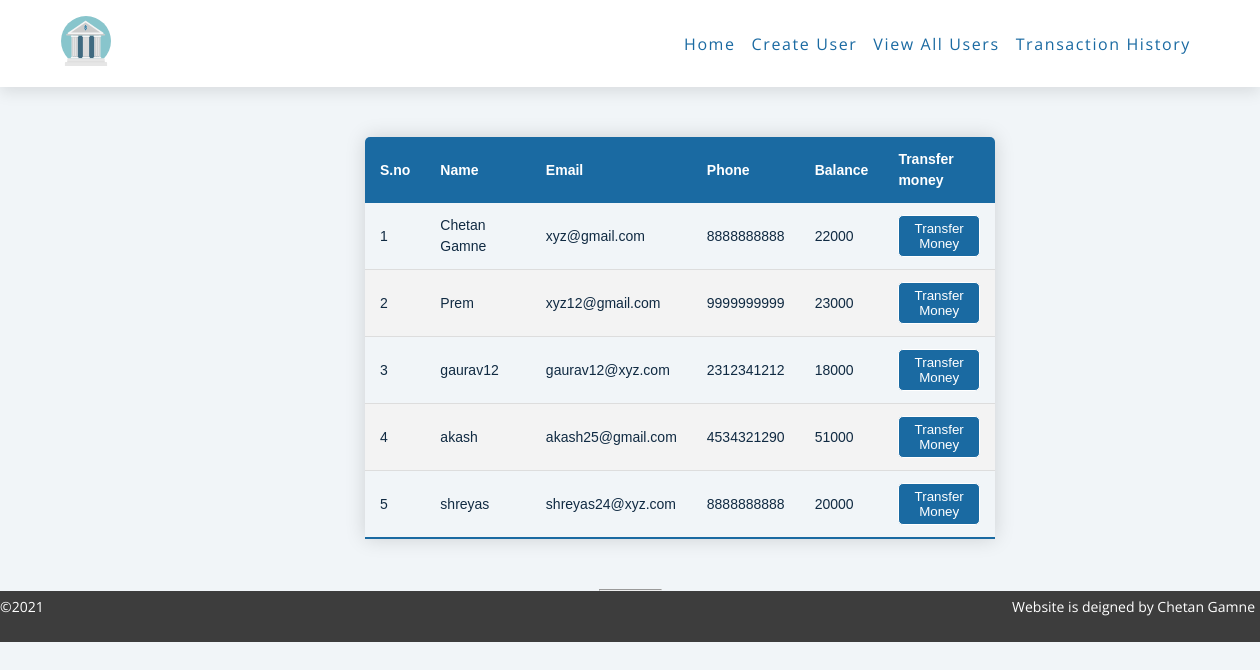
The page /users.php on the database its author committed.
### tables this page shows
CREATE TABLE `customers` (
  `sno` int(3) NOT NULL,
  `name` text NOT NULL,
  `email` varchar(22) NOT NULL,
  `phone` varchar(10) NOT NULL,
  `Balance` int(10) NOT NULL,
  `date` datetime NOT NULL DEFAULT current_timestamp()
);

### users.php (the view, shortened to what this page needs)
<!DOCTYPE html>
<html lang="en">
<head>
    <link rel="stylesheet" href="styles.css?v=<?php echo time(); ?>">
</head>
<body>
    <?php include 'navbar.php'; ?>
    <?php
    include 'config.php';
    $sql = "SELECT * FROM customers";
    $result=$conn->query($sql);
    ?>
    <div class="content">
        <table>
            <thead>
                <th>S.no</th>
                <th>Name</th>
                <th>Email</th>
                <th>Phone</th>
                <th>Balance</th>
                <th>Transfer money</th>
            </thead>
            <?php
            if($result !== false && $result->num_rows > 0)
            {
                while($row=$result->fetch_assoc()){
            ?>
            <tr>
                <td data-label= "s.no"><?php echo $row["sno"];?></td>
                <td data-label= "Name"><?php echo $row["name"];?></td>
                <td data-label= "Email"><?php echo $row["email"];?></td>
                <td data-label= "Phone"><?php echo $row["phone"];?></td>
                <td data-label= "Balance"><?php echo $row["Balance"];?></td>
                <td><a href="transfer.php?sno=<?php echo $row['sno'];?>"><button type="button" class="transfer-btn">Transfer Money</button></a></td>
             </tr>
            <?php
                } ?>
        </table>
        <?php }
        ?>
    </div>
    <?php include 'footer.php' ?>
</body>
</html>

### css/styles.css (style rules this page uses)
body { font-family: "Open Sans", sans-serif; background: hsl(210, 36%, 96%); color: hsl(209, 61%, 16%); line-height: 1.5; font-size: 0.875rem; }
a { text-decoration: none; }
div.content { font-family: 'Gill Sans', 'Gill Sans MT', Calibri, 'Trebuchet MS', sans-serif; width: 100%; border-collapse: collapse; display: flex; justify-content: center; align-items: center; margin: 50px; }
.content table { border-collapse: collapse; border-radius: 5px 5px 0 0; overflow: hidden; box-shadow: 0 0 20px rgba(0, 0, 0, 0.15); width: 50%; }
.content th, .content td { padding: 12px 15px; }
.content tbody tr { border-bottom: 1px solid #dddddd; }
.content tbody tr:nth-of-type(even) { background-color: #f3f3f3; }
.content tbody tr:last-of-type { border-bottom: 2px solid hsl(205, 72%, 37%); }
.transfer-btn { background-color: hsl(205, 72%, 37%); color: white; border: 1px solid white; padding: 5px; border-radius: 5px; cursor: pointer; }

### rows shown on the page
customers: sno "1", name "Chetan Gamne", email "xyz@gmail.com", phone "8888888888", Balance "22000"
customers: sno "2", name "Prem", email "xyz12@gmail.com", phone "9999999999", Balance "23000"
customers: sno "3", name "gaurav12", email "gaurav12@xyz.com", phone "2312341212", Balance "18000"
customers: sno "4", name "akash", email "akash25@gmail.com", phone "4534321290", Balance "51000"
customers: sno "5", name "shreyas", email "shreyas24@xyz.com", phone "8888888888", Balance "20000"
